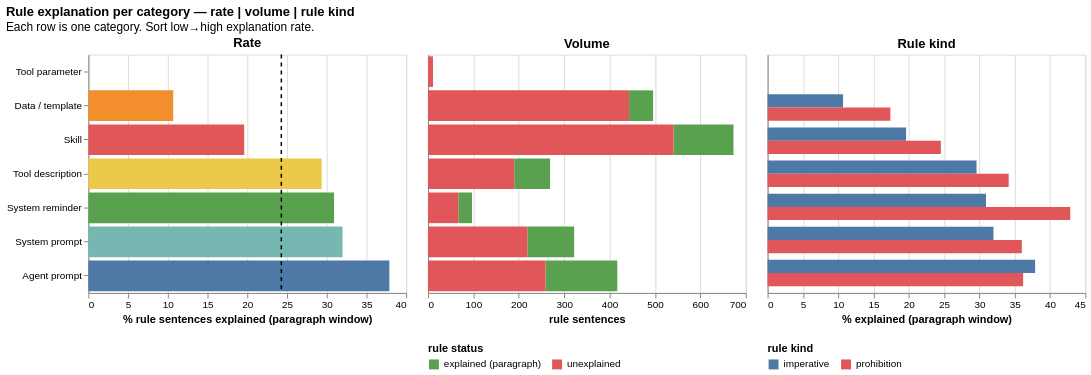

The code cell stored with this chart in its notebook:
### Markdown cell above
### Per-category rule explanation — rate, volume, and rule kind in one figure

Three views of the same per-category breakdown side-by-side: rate (`pct_explained_para` per category, with corpus baseline as a dashed reference line), volume (absolute counts of explained vs unexplained rule sentences), and rule kind (paragraph-window explanation rate split into imperatives vs prohibitions). Categories share the y-axis sort across all three columns.

### Code cell
"""Tier-1 rule-pairing composite per category: rate | volume | rule kind."""

# Build all three dataframes from one pass over by_category.
cat_rows = []
stack_rows = []
imp_proh_rows = []
for cat in cats:
    re_b = by_category[cat]["metrics"]["rule_explanation"]
    n_rule = re_b["n_rule_sentences"]
    n_expl = re_b["n_explained_para"]
    cat_rows.append({
        "category":            cat,
        "pct_explained_para":  re_b["pct_explained_para"] or 0.0,
        "pct_explained_same":  re_b["pct_explained_same"] or 0.0,
        "n_rule_sentences":    n_rule,
        "n_explained_para":    n_expl,
    })
    stack_rows.append({"category": cat, "status": "explained (paragraph)", "count": n_expl})
    stack_rows.append({"category": cat, "status": "unexplained",          "count": n_rule - n_expl})
    if re_b["pct_imperative_explained_para"] is not None:
        imp_proh_rows.append({
            "category": cat, "rule_kind": "imperative",
            "pct_explained_para": re_b["pct_imperative_explained_para"],
            "n":                  re_b["n_imperative_sentences"],
        })
    if re_b["pct_prohibition_explained_para"] is not None:
        imp_proh_rows.append({
            "category": cat, "rule_kind": "prohibition",
            "pct_explained_para": re_b["pct_prohibition_explained_para"],
            "n":                  re_b["n_prohibition_sentences"],
        })

cat_df      = pd.DataFrame(cat_rows).sort_values("pct_explained_para")
stack_df    = pd.DataFrame(stack_rows)
imp_proh_df = pd.DataFrame(imp_proh_rows)

# Shared category sort (low→high explanation rate)
cat_order = cat_df["category"].tolist()

corpus_pct = corpus_re["pct_explained_para"]

# Column 1 — rate
rate_bar = (
    alt.Chart(cat_df).mark_bar().encode(
        x=alt.X("pct_explained_para:Q",
                title="% rule sentences explained (paragraph window)"),
        y=alt.Y("category:N", sort=cat_order, title=None),
        color=alt.Color("category:N",
                        scale=alt.Scale(domain=_cat_domain, range=_cat_range),
                        legend=None),
        tooltip=[
            alt.Tooltip("category:N"),
            alt.Tooltip("pct_explained_para:Q", format=".2f", title="paragraph %"),
            alt.Tooltip("pct_explained_same:Q", format=".2f", title="same-sentence %"),
            alt.Tooltip("n_rule_sentences:Q",   format=",", title="rule sents"),
            alt.Tooltip("n_explained_para:Q",   format=",", title="explained sents"),
        ],
    ).properties(width=320, height=240, title="Rate")
)
rate_baseline = (
    alt.Chart(pd.DataFrame({"x": [corpus_pct]}))
    .mark_rule(color="black", strokeDash=[4, 4], strokeWidth=1.5)
    .encode(x="x:Q",
            tooltip=[alt.Tooltip("x:Q", format=".2f",
                                 title=f"corpus baseline ({corpus_pct:.2f}%)")])
)
rate_layer = rate_bar + rate_baseline

# Column 2 — volume (counts)
volume_bar = (
    alt.Chart(stack_df).mark_bar().encode(
        y=alt.Y("category:N", sort=cat_order, title=None,
                axis=alt.Axis(labels=False, ticks=False)),
        x=alt.X("count:Q", title="rule sentences"),
        color=alt.Color("status:N",
                        scale=alt.Scale(domain=["explained (paragraph)", "unexplained"],
                                        range=["#59a14f", "#e15759"]),
                        legend=alt.Legend(title="rule status", orient="bottom")),
        order=alt.Order("status:N", sort="descending"),
        tooltip=[
            alt.Tooltip("category:N"),
            alt.Tooltip("status:N"),
            alt.Tooltip("count:Q", format=","),
        ],
    ).properties(width=320, height=240, title="Volume")
)

# Column 3 — rule kind (imperative vs prohibition)
kind_bar = (
    alt.Chart(imp_proh_df).mark_bar().encode(
        y=alt.Y("category:N", sort=cat_order, title=None,
                axis=alt.Axis(labels=False, ticks=False)),
        x=alt.X("pct_explained_para:Q",
                title="% explained (paragraph window)"),
        color=alt.Color("rule_kind:N",
                        scale=alt.Scale(domain=["imperative", "prohibition"],
                                        range=["#4e79a7", "#e15759"]),
                        legend=alt.Legend(title="rule kind", orient="bottom")),
        yOffset="rule_kind:N",
        tooltip=[
            alt.Tooltip("category:N"),
            alt.Tooltip("rule_kind:N"),
            alt.Tooltip("pct_explained_para:Q", format=".2f"),
            alt.Tooltip("n:Q", format=",", title="n sentences"),
        ],
    ).properties(width=320, height=240, title="Rule kind")
)

per_cat_re = alt.hconcat(rate_layer, volume_bar, kind_bar).resolve_scale(
    color="independent"
).properties(
    title=alt.TitleParams(
        "Rule explanation per category — rate | volume | rule kind",
        subtitle=["Each row is one category. Sort low→high explanation rate."],
        anchor="start",
    )
)
save_chart(per_cat_re, "15-per-category-rule-explanation")

### Figure 1 — Vega-Lite specification as saved in the notebook (floating-point values rounded to 4 significant figures)
{"config": {"view": {"continuousWidth": 300, "continuousHeight": 300}}, "hconcat": [{"layer": [{"data": {"name": "data-73e6281a153559016bd16e1c4163cfec"}, "mark": {"type": "bar"}, "encoding": {"color": {"field": "category", "legend": null, "scale": {"domain": ["Agent prompt", "Data / template", "Skill", "System prompt", "System reminder", "Tool description", "Tool parameter"], "range": ["#4e79a7", "#f28e2c", "#e15759", "#76b7b2", "#59a14f", "#edc949", "#af7aa1"]}, "type": "nominal"}, "tooltip": [{"field": "category", "type": "nominal"}, {"field": "pct_explained_para", "format": ".2f", "title": "paragraph %", "type": "quantitative"}, {"field": "pct_explained_same", "format": ".2f", "title": "same-sentence %", "type": "quantitative"}, {"field": "n_rule_sentences", "format": ",", "title": "rule sents", "type": "quantitative"}, {"field": "n_explained_para", "format": ",", "title": "explained sents", "type": "quantitative"}], "x": {"field": "pct_explained_para", "title": "% rule sentences explained (paragraph window)", "type": "quantitative"}, "y": {"field": "category", "sort": ["Tool parameter", "Data / template", "Skill", "Tool description", "System reminder", "System prompt", "Agent prompt"], "title": null, "type": "nominal"}}, "title": "Rate"}, {"data": {"name": "data-41cc8b9f96a5a46d5d584e1d6d0e219a"}, "mark": {"type": "rule", "color": "black", "strokeDash": [4, 4], "strokeWidth": 1.5}, "encoding": {"tooltip": [{"field": "x", "format": ".2f", "title": "corpus baseline (24.29%)", "type": "quantitative"}], "x": {"field": "x", "type": "quantitative"}}}], "height": 240, "width": 320}, {"data": {"name": "data-9cead994590fe60c430a1595744de85d"}, "mark": {"type": "bar"}, "encoding": {"color": {"field": "status", "legend": {"orient": "bottom", "title": "rule status"}, "scale": {"domain": ["explained (paragraph)", "unexplained"], "range": ["#59a14f", "#e15759"]}, "type": "nominal"}, "order": {"field": "status", "sort": "descending", "type": "nominal"}, "tooltip": [{"field": "category", "type": "nominal"}, {"field": "status", "type": "nominal"}, {"field": "count", "format": ",", "type": "quantitative"}], "x": {"field": "count", "title": "rule sentences", "type": "quantitative"}, "y": {"axis": {"labels": false, "ticks": false}, "field": "category", "sort": ["Tool parameter", "Data / template", "Skill", "Tool description", "System reminder", "System prompt", "Agent prompt"], "title": null, "type": "nominal"}}, "height": 240, "title": "Volume", "width": 320}, {"data": {"name": "data-28f8ef2b3d17ea9aaf5b7fd3b0aa4bb2"}, "mark": {"type": "bar"}, "encoding": {"color": {"field": "rule_kind", "legend": {"orient": "bottom", "title": "rule kind"}, "scale": {"domain": ["imperative", "prohibition"], "range": ["#4e79a7", "#e15759"]}, "type": "nominal"}, "tooltip": [{"field": "category", "type": "nominal"}, {"field": "rule_kind", "type": "nominal"}, {"field": "pct_explained_para", "format": ".2f", "type": "quantitative"}, {"field": "n", "format": ",", "title": "n sentences", "type": "quantitative"}], "x": {"field": "pct_explained_para", "title": "% explained (paragraph window)", "type": "quantitative"}, "y": {"axis": {"labels": false, "ticks": false}, "field": "category", "sort": ["Tool parameter", "Data / template", "Skill", "Tool description", "System reminder", "System prompt", "Agent prompt"], "title": null, "type": "nominal"}, "yOffset": {"field": "rule_kind", "type": "nominal"}}, "height": 240, "title": "Rule kind", "width": 320}], "resolve": {"scale": {"color": "independent"}}, "title": {"text": "Rule explanation per category — rate | volume | rule kind", "anchor": "start", "subtitle": ["Each row is one category. Sort low→high explanation rate."]}, "$schema": "https://vega.github.io/schema/vega-lite/v6.4.1.json", "datasets": {"data-73e6281a153559016bd16e1c4163cfec": [{"category": "Tool parameter", "pct_explained_para": 0.0, "pct_explained_same": 0.0, "n_rule_sentences": 11, "n_explained_para": 0}, {"category": "Data / template", "pct_explained_para": 10.69, "pct_explained_same": 3.427, "n_rule_sentences": 496, "n_explained_para": 53}, {"category": "Skill", "pct_explained_para": 19.61, "pct_explained_same": 5.498, "n_rule_sentences": 673, "n_explained_para": 132}, {"category": "Tool description", "pct_explained_para": 29.37, "pct_explained_same": 8.922, "n_rule_sentences": 269, "n_explained_para": 79}, {"category": "System reminder", "pct_explained_para": 30.93, "pct_explained_same": 11.34, "n_rule_sentences": 97, "n_explained_para": 30}, {"category": "System prompt", "pct_explained_para": 31.99, "pct_explained_same": 7.453, "n_rule_sentences": 322, "n_explained_para": 103}, {"category": "Agent prompt", "pct_explained_para": 37.89, "pct_explained_same": 9.352, "n_rule_sentences": 417, "n_explained_para": 158}], "data-41cc8b9f96a5a46d5d584e1d6d0e219a": [{"x": 24.29}], "data-9cead994590fe60c430a1595744de85d": [{"category": "Agent prompt", "status": "explained (paragraph)", "count": 158}, {"category": "Agent prompt", "status": "unexplained", "count": 259}, {"category": "Data / template", "status": "explained (paragraph)", "count": 53}, {"category": "Data / template", "status": "unexplained", "count": 443}, {"category": "Skill", "status": "explained (paragraph)", "count": 132}, {"category": "Skill", "status": "unexplained", "count": 541}, {"category": "System prompt", "status": "explained (paragraph)", "count": 103}, {"category": "System prompt", "status": "unexplained", "count": 219}, {"category": "System reminder", "status": "explained (paragraph)", "count": 30}, {"category": "System reminder", "status": "unexplained", "count": 67}, {"category": "Tool description", "status": "explained (paragraph)", "count": 79}, {"category": "Tool description", "status": "unexplained", "count": 190}, {"category": "Tool parameter", "status": "explained (paragraph)", "count": 0}, {"category": "Tool parameter", "status": "unexplained", "count": 11}], "data-28f8ef2b3d17ea9aaf5b7fd3b0aa4bb2": [{"category": "Agent prompt", "rule_kind": "imperative", "pct_explained_para": 37.89, "n": 417}, {"category": "Agent prompt", "rule_kind": "prohibition", "pct_explained_para": 36.19, "n": 105}, {"category": "Data / template", "rule_kind": "imperative", "pct_explained_para": 10.69, "n": 496}, {"category": "Data / template", "rule_kind": "prohibition", "pct_explained_para": 17.39, "n": 92}, {"category": "Skill", "rule_kind": "imperative", "pct_explained_para": 19.61, "n": 673}, {"category": "Skill", "rule_kind": "prohibition", "pct_explained_para": 24.54, "n": 163}, {"category": "System prompt", "rule_kind": "imperative", "pct_explained_para": 31.99, "n": 322}, {"category": "System prompt", "rule_kind": "prohibition", "pct_explained_para": 36.0, "n": 100}, {"category": "System reminder", "rule_kind": "imperative", "pct_explained_para": 30.93, "n": 97}, {"category": "System reminder", "rule_kind": "prohibition", "pct_explained_para": 42.86, "n": 28}, {"category": "Tool description", "rule_kind": "imperative", "pct_explained_para": 29.59, "n": 267}, {"category": "Tool description", "rule_kind": "prohibition", "pct_explained_para": 34.15, "n": 82}, {"category": "Tool parameter", "rule_kind": "imperative", "pct_explained_para": 0.0, "n": 11}]}}
